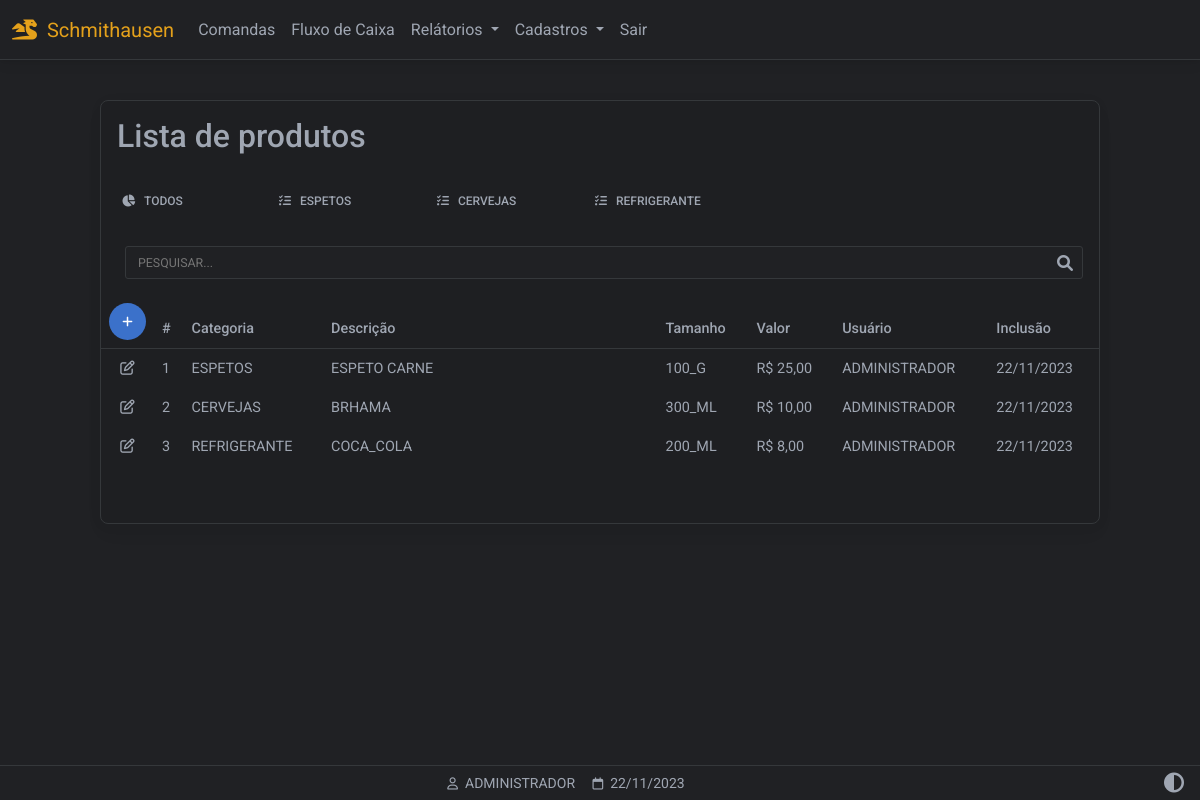
Page /produtos (signed in) on the committed database.
### website/models.py (models this page shows)
class Categoria(db.Model):
    id = db.Column(db.Integer, primary_key=True)
    nome = db.Column(db.String(150))
    categoria = db.relationship('Tamanho',backref='tamanhos')

class Produto(db.Model):
    id = db.Column(db.Integer, primary_key=True)
    descricao = db.Column(db.String(150))
    valor = db.Column(db.Float)
    data_criacao = db.Column(db.DateTime(timezone=True), default=func.now())
    user_id = db.Column(db.Integer, db.ForeignKey('user.id'))
    cat_id = db.Column(db.Integer, db.ForeignKey('categoria.id'))
    tam_id = db.Column(db.Integer, db.ForeignKey('tamanho.id'))
    usuario = db.relationship('User',backref='usuarios')
    categoria = db.relationship('Categoria',backref='categorias')
    tamanho = db.relationship('Tamanho',backref='tamanho')

class Tamanho(db.Model):
    id = db.Column(db.Integer, primary_key=True)
    nome = db.Column(db.String(150))
    cat_id = db.Column(db.Integer, db.ForeignKey('categoria.id'))

class User(db.Model, UserMixin):
    id = db.Column(db.Integer, primary_key=True)
    email = db.Column(db.String(150), unique=True)
    password = db.Column(db.String(150))
    first_name = db.Column(db.String(150))
    user = db.relationship('Produto',backref='produto')

### website/routes/views.py (the view)
@views.route('/produtos', methods=['GET','POST'])
@login_required
def produtos():
    produtos = Produto.query.all()
    tamanhos = Tamanho.query.all()
    categorias = Categoria.query.all()
    return render_template("produtos_listar.html",
        user=current_user,
        data=data,
        produtos=produtos,
        tamanhos=tamanhos,
        categorias=categorias)

### website/__init__.py (called while the page is built)
def create_app():
    app = Flask(__name__)
    app.config['SECRET_KEY'] = 'hjshjhdjah kjshkjdhjs'
    app.config['SQLALCHEMY_DATABASE_URI'] = f'sqlite:///{DB_NAME}'
    app.config["TEMPLATES_AUTO_RELOAD"] = True
    db.init_app(app)
    from .routes.views import views
    from .routes.view_login import auth
    app.register_blueprint(views, url_prefix='/')
    app.register_blueprint(auth, url_prefix='/')
    from .models import User, Cliente, Produto
    with app.app_context():
        db.create_all()
    login_manager = LoginManager()
    login_manager.login_view = 'auth.login'
    login_manager.login_message = u"FAVOR EFETUAR LOGIN!"
    login_manager.init_app(app)
    @login_manager.user_loader
    def load_user(id):
        return User.query.get(int(id))
    return app

### website/templates/produtos_listar.html (shortened to what this page needs)
{% extends "base.html" %}
{% block content %}
<div class="container-fluid" style="min-height:100dvh;padding-top:100px">
  <div class="table-responsive w-100 card myTheme-900 larg-max m-auto" style="padding-bottom: 40px">
   <table class="table table-borderless table-sm myTheme-900 ">
    <thead>
      <tr>
        <h2 class="p-3 ">Lista de produtos</h2>
      </tr>
      <tr>
        <div class="form-control-sm">
          <ul class="nav nav-tabs mb-3 myTheme-900">
            <li class="p-1 nav-item myTheme-900">
              <a class="nav-link p-2"
              data-id="0"
              role="button"
              href="/filtro_produtos/0">
              <i class="fas fa-chart-pie fa-fw me-2 me-2"></i>TODOS</a>
            </li>
            {% for cat in categorias %}
            <li class="p-1 nav-item myTheme-900">
              <a class="nav-link  p-2"
              data-id="{{ cat.id }}"
              role="button"
              href="/filtro_produtos/{{ cat.id }}">
              <i class="fa-solid fa-list-check"></i>&nbsp;&nbsp;&nbsp;{{ cat.nome }}</a>
            </li>
            {% endfor %}
          </ul>
        </div>
      </tr>
      <tr>
        <div class="p-3 pt-0">
          <div class="form-outline mt-2 ps-2" style="margin-bottom: 0!important;padding-bottom: 0!important;">
            <input type="text" style="text-transform:uppercase" id="inputPesquisarProduto"
            class="myInputs form-control-sm" placeholder="Pesquisar..."
            onkeyup='pesquisarTabelaProdutos()'
            >
          </div>
        </div>
      </tr>
      <tr>
        <th class="text-nowrap" scope="col">
          <a href="/produtos_cadastrar" class="btn btn-primary btn-floating d-flex justify-content-center align-items-center">
            <i class="fa-solid fa-plus"></i>
          </a>
        </th>
        <th class="text-nowrap" scope="col">#</th>
        <th class="text-nowrap" scope="col">Categoria</th>
        <th class="text-nowrap" scope="col" style="min-width: 280px;">Descrição</th>
        <th class="text-nowrap" scope="col">Tamanho</th>
        <th class="text-nowrap" scope="col">Valor</th>
        <th class="text-nowrap" scope="col">Usuário</th>
        <th class="text-nowrap" scope="col">Inclusão</th>
      </tr>
    </thead>
    <tbody id="tb-produtos">
      {% for i in produtos %}
      <tr>
        <td class="text-center" style="width: 50px">
          <a role="button" class=""
          href="/produtos_atualizar/{{ i.id }}/{{ i.categoria.id }}/{{ i.tamanho.id }}">
          <i class="fa-regular fa-pen-to-square"></i>
        </a>
      </td>
      <td class="text-nowrap" scope="row"> {{ i.id }} </td>
      <td class="text-nowrap" scope="row" style="min-width:80px"> {{ i.categoria.nome }}</td>
      <td class="text-nowrap" scope="row"> {{ i.descricao }} </td>
      <td class="text-nowrap" scope="row"> {{ i.tamanho.nome }} </td>
      <td class="text-nowrap" scope="row"> {{ "R$ {:,.2f}".format( i.valor ) | replace(".",",") }} </td>
      <td class="text-nowrap" scope="row"> {{ i.produto.first_name.split()[0] }} </td>
      <td class="text-nowrap" scope="row"> {{ i.data_criacao.strftime('%d/%m/%Y') }} </td>
    </tr>
    {% endfor %}
  </tbody>
</table>
</div>
</div>
{% endblock %}
{% block titlefooter %}
<span>
  &nbsp;{{ user.first_name.split()[0] | upper }}
  <span>
    &nbsp;{{ data.strftime('%d/%m/%Y') }}
  </span>
  {% endblock %}

### website/static/css/base.css (style rules this page uses)
:root { --custom-color: 211, 84, 0; --color-primary: 59, 113, 202; --color-secondary: 159,166,178; --color-success: 20,164,77; --color-danger: 220, 76, 76; --color-warning: 228,161,27; --color-info: 84,180,211; --color-ligth: 251,251,251; --color-theme-500: 32, 33, 36; --color-theme-900: 30, 31, 34; --cor-fonte: 159,166,178; --cor-da-borda: 53, 56, 59; }
.larg-max { max-width: 1000px!important; }
.myTheme-900 { background-color: rgb(var(--color-theme-900))!important; color: rgb(var(--cor-fonte))!important; }
.myTheme-500 { background-color: rgb(var(--color-theme-500))!important; color: rgb(var(--cor-fonte))!important; }
.my-footer span { color: rgb(var(--cor-fonte)); }
.nav-tabs .nav-link { width: 150px; background-color: rgb(var(--color-theme-900)); color: rgb(var(--cor-fonte)); border-bottom: none; }
.table-responsive { border: 1px solid rgb(var(--cor-da-borda))!important; color: rgb(var(--cor-fonte))!important; margin-bottom: 80px!important; }
.table-responsive thead th { border-bottom: 1px solid rgb(var(--cor-da-borda))!important; }
.btn { box-shadow: none!important; }
.fa-pen-to-square, .fa-trash-can { color: rgb(var(--cor-fonte))!important; }
.form-outline { margin-bottom: 30px!important; }
.myInputs { color: rgb(var(--cor-fonte))!important; border: 1px solid rgb(var(--cor-da-borda))!important; background-color: rgb(var(--color-theme-500)); width: 100%; padding: 0.35rem; padding-left: 0.75rem; border-radius: 3px; }

### rows in the picture
Categoria: nome "ESPETOS"
Categoria: nome "CERVEJAS"
Categoria: nome "REFRIGERANTE"
Produto: id "1", categoria.nome "ESPETOS", descricao "ESPETO CARNE", tamanho.nome "100_G", valor "R$ 25,00", produto.first_name "ADMINISTRADOR", data_criacao "22/11/2023"
Produto: id "2", categoria.nome "CERVEJAS", descricao "BRHAMA", tamanho.nome "300_ML", valor "R$ 10,00", produto.first_name "ADMINISTRADOR", data_criacao "22/11/2023"
Produto: id "3", categoria.nome "REFRIGERANTE", descricao "COCA_COLA", tamanho.nome "200_ML", valor "R$ 8,00", produto.first_name "ADMINISTRADOR", data_criacao "22/11/2023"
User: first_name "ADMINISTRADOR"

### other values in the picture
{{ data.strftime('%d/%m/%Y') }} "22/11/2023"
